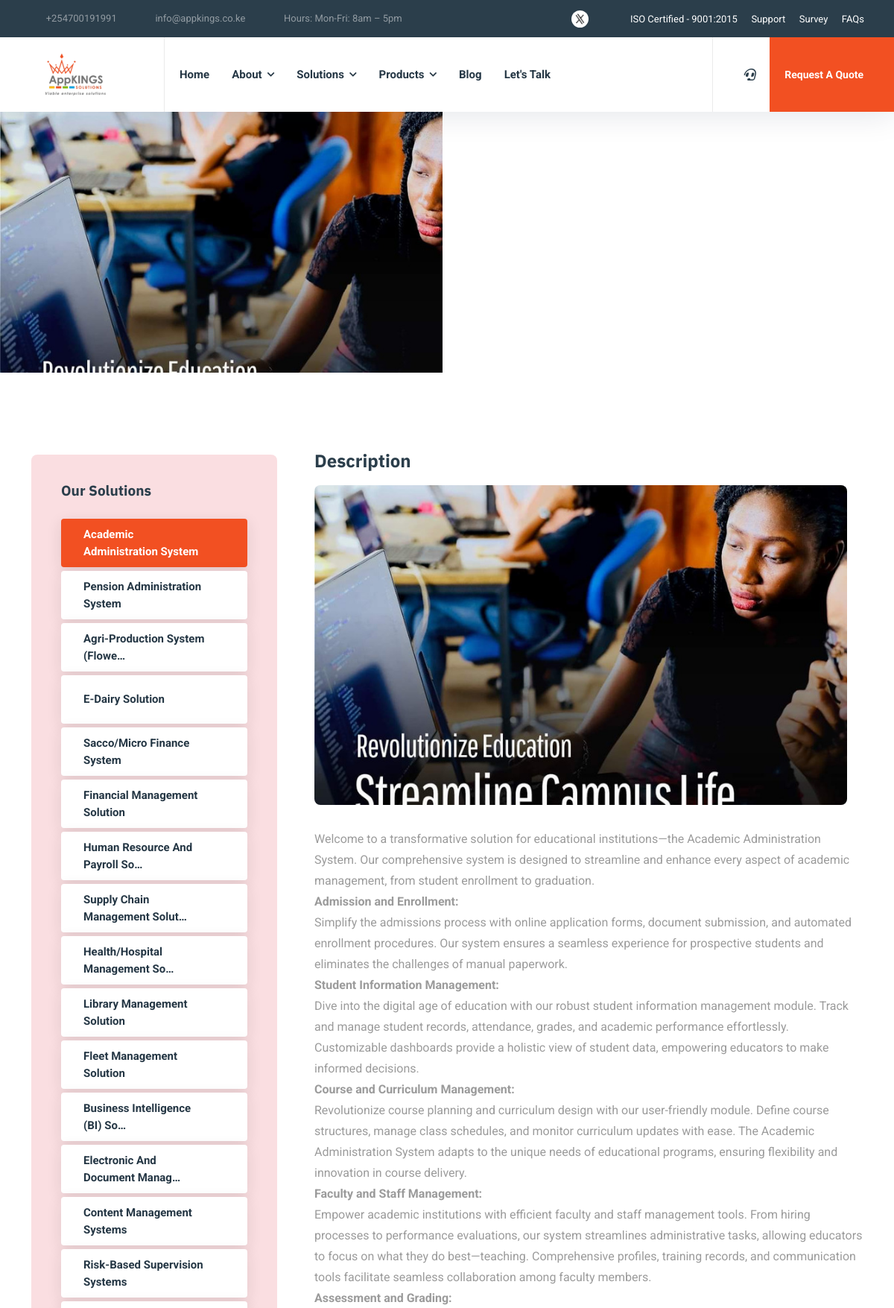
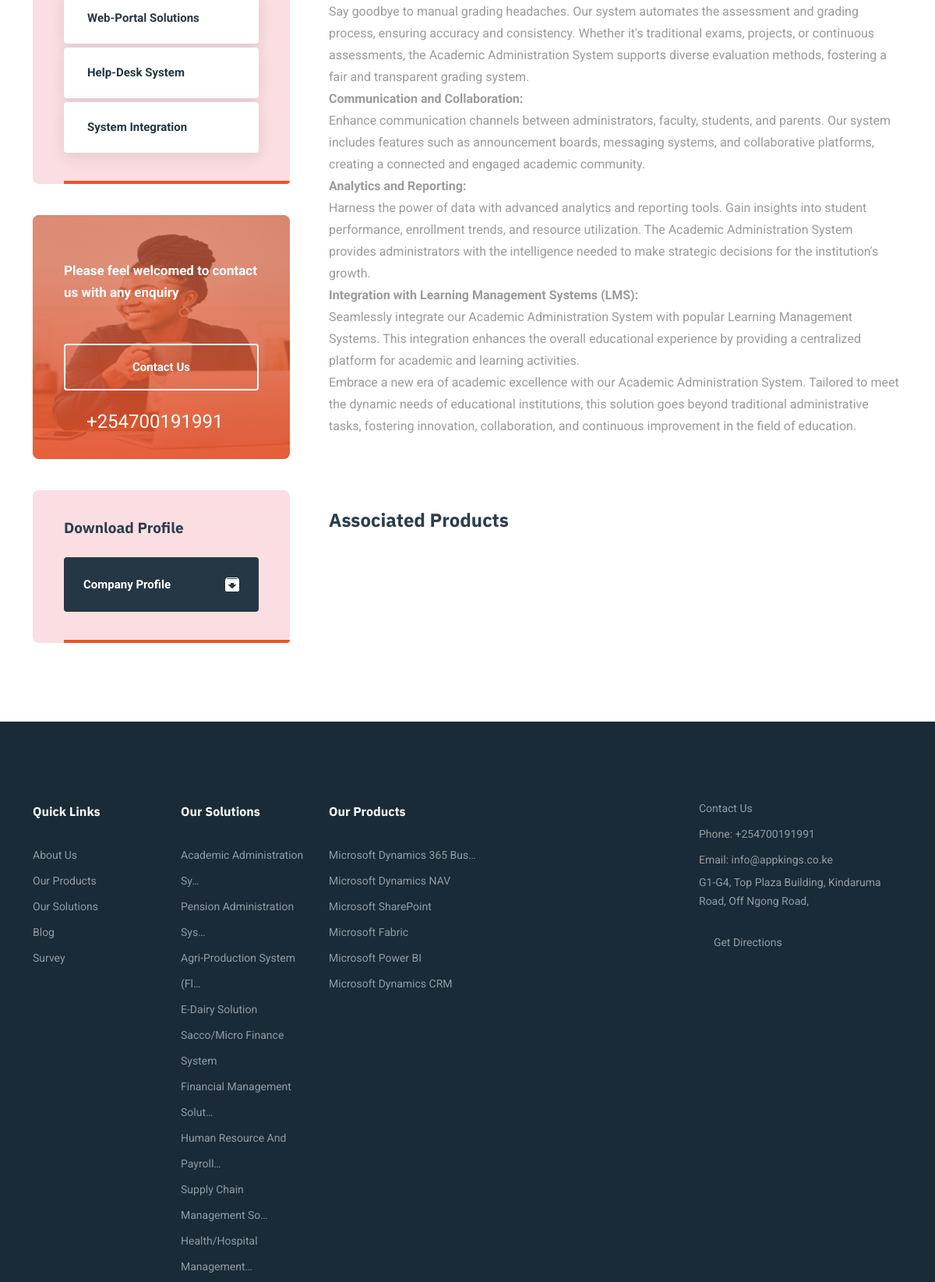
The app's page /services/academic-administration-system/ (upper part) with its own data (2 pictures, top to bottom).
### core/models.py (models this page shows, shortened)
class Service(models.Model):
    title = models.CharField(max_length=120, unique=True)
    slug = models.SlugField(max_length=150, unique=True)
    image = models.ForeignKey(PrimaryImage, null=True, blank=True, on_delete=models.CASCADE ,related_name='services')
    is_active = models.BooleanField(default=True)
    description = RichTextField()
    created_at = models.DateTimeField(auto_now_add=True)
    updated_at = models.DateTimeField(auto_now=True)
    def get_absolute_url(self):
        return reverse('core:service_detail', kwargs={'slug':self.slug})
    class Meta:
        ordering = ('-created_at',)

class PrimaryImage(models.Model):
    front_image = models.ImageField(upload_to="images/front")
    cover_image = models.ImageField(upload_to="images/back")
    created_at = models.DateTimeField(auto_now_add=True)
    class Meta:
        ordering = ('-created_at',)

class Product(models.Model):
    title = models.CharField(max_length=120, unique=True)
    slug = models.SlugField(max_length=150, unique=True)
    image = models.ForeignKey(PrimaryImage, null=True, blank=True, on_delete=models.CASCADE, related_name='products')
    is_active = models.BooleanField(default=True)
    clients = models.ManyToManyField(Client, blank=True,  related_name='products')
    services = models.ManyToManyField(Service, blank=True,  related_name='products')
    tags = models.ManyToManyField(Tag, blank=True,  related_name='products')
    description = RichTextField()
    created_at = models.DateTimeField(auto_now_add=True)
    updated_at = models.DateTimeField(auto_now=True)
    def get_absolute_url(self):
        return reverse('core:product_detail', kwargs={'slug':self.slug})
    class Meta:
        ordering = ('-created_at',)

### core/views/services.py (the view)
# urls.py: path('<slug:slug>/', views.details, name='detail'),
def detail(request, slug):
    category_url = reverse('core:services')
    service = get_object_or_404(Service, is_active=True, slug=slug)
    context = {
        'title': service.title,
        'category': 'Services',
        'category_url': category_url,
        'clients': Client.objects.filter(is_active=True),
        'services' : Service.objects.filter(is_active=True),
        'service': service,
        'hero_url': service.image.cover_image.url if service.image else None
    }
    return render(request, 'services/detail.html', context)

### core/context_processor.py (called while the page is built)
def services_products_context(request):
    return {
        'services': Service.objects.filter(is_active=True)[:6],
        'products': Product.objects.filter(is_active=True)[:6],
        'blogs': Blog.objects.filter(is_published=True)[:6],
        'gallery': Gallery.objects.filter(is_active=True).first(),
        'team_s': Team.objects.filter(is_active=True).first()
    }

### core/models.py (called while the page is built)
    def get_products_url(self):
        return reverse('core:products_by_tag', kwargs={'tag_slug':self.slug})

### templates/services/detail.html (shortened to what this page needs)
{% extends 'base.html' %}
{% block content %}
      <section class="service-single" id="service-single">
        <div class="container">
          <div class="row">
            <div class="col-12 col-lg-4 order-1">
              <div class="sidebar sidebar-service">
                <div class="widget widget-services">
                  <div class="widget-title">
                    <h5>our solutions</h5>
                  </div>
                  <div class="widget-content">
                    <ul class="list-unstyled">
                      {% for l_service in services %}
                        <li><a href="{{ l_service.get_absolute_url }}" {% if l_service == service %}style="background-color: #f25022; color:white"{% endif %} title="{{ l_service.title }}"> <span>{{ l_service.title|truncatechars:30 }}</span><i class="energia-arrow-right"></i></a></li>
                      {% endfor %}
                    </ul>
                  </div>
                </div>
                <div class="widget widget-reservation"><img src="/static/images/about/1.jpg" alt="img"/>
                  <div class="widget-content">
                    <p>Please feel welcomed to contact us with any enquiry</p><a class="btn btn--bordered btn--white" href="{% url 'core:contact' %}">Contact us</a><a href="tel:+254700191991"><span class="energia-phone-Icon"></span> +254700191991</a>
                  </div>
                </div>
                <div class="widget widget-download">
                  <div class="widget-title">
                    <h5>download profile</h5>
                  </div>
                  <div class="widget-content">
                    <ul class="list-unstyled">
                      <li class="inversed">
                        <a href="/static/profile.pdf" download> <span>company profile</span>
                        </a>
                      </li>
                    </ul>
                  </div>
                </div>
              </div>
            </div>
            <div class="col-12 col-lg-8 order-0 order-lg-2">
              <div class="service-entry">
                <div class="entry-content">
                  <div class="entry-introduction entry-infos">
                    <h5 class="entry-heading">Description</h5>
                    {% if service.image %}
                      <img src="{{ service.image.cover_image.url }}" alt="{{ service.title }}">
                    {% endif %}
                    <p class="entry-desc">{{ service.description|safe|default:'No description' }}</p>
                  </div>
                  {% if service.products.all %}
                  <div class="entry-infos projects projects-grid projects-grid-2">
                    <h5 class="entry-heading">Associated products</h5>
                  </div>
                  {% endif %}
                </div>
              </div>
            </div>
          </div>
        </div>
      </section>
      {% include 'sections/clients.html' %}
{% endblock %}

### templates/partials/footer.html (shortened to what this page needs)
<footer class="footer footer-1">
    <div class="footer-top">
        <div class="container">
            <div class="row">
                <div class="col-12 col-sm-6 col-md-6 col-lg-2">
                    <div class="footer-widget widget-links">
                        <div class="footer-widget-title">
                            <h5>Quick Links</h5>
                        </div>
                        <div class="widget-content">
                            <ul>
                                <li><a href="{% url 'core:about' %}">About Us</a></li>
                                <li><a href="{% url 'core:products' %}">Our Products</a></li>
                                <li><a href="{% url 'core:products' %}">Our Solutions</a></li>
                                <li><a href="{% url 'core:blog' %}">Blog</a></li>
                                <li><a href="{% url 'core:survey' %}">survey</a></li>
                            </ul>
                        </div>
                    </div>
                </div>
                {% if services %}
                <div class="col-12 col-sm-6 col-md-6 col-lg-2">
                    <div class="footer-widget widget-links">
                        <div class="footer-widget-title">
                            <h5>Our Solutions</h5>
                        </div>
                        <div class="widget-content">
                            <ul>
                                {% for service in services %}
                                    <li><a href="{{ service.get_absolute_url }}" title="{{ service.title }}">{{ service.title|truncatechars:27 }}</a></li>
                                {% endfor %}
                            </ul>
                        </div>
                    </div>
                </div>
                {% endif %}
                {% if products %}
                <div class="col-12 col-sm-6 col-md-6 col-lg-5">
                    <div class="footer-widget widget-links widget-icon">
                        <div class="footer-widget-title">
                            <h5>Our Products</h5>
                        </div>
                        <div class="widget-content">
                            <ul>
                                {% for product in products %}
                                    <li><a href="{{ product.get_absolute_url }}" title="{{ product.title }}">{{ product.title|truncatechars:27 }}</a></li>
                                {% endfor %}
                            </ul>
                        </div>
                    </div>
                </div>
                {% endif %}
                <div class="col-12 col-md-6 col-lg-3">
                    <div class="footer-widget widget-links">
                        <div class="widget-content">
                            <ul>
                                <li><a href="{% url 'core:contact' %}">contact us</a></li>
                                <li class="">Phone: <a href="tel:+254700191991">+254700191991</a></li>
                                <li class="">Email: <a href="mailto:info@appkings.co.ke" class="text-lowercase">info@appkings.co.ke</a>
                                </li>
                                <li class="address">
                                    <p>G1-G4, Top Plaza Building, Kindaruma Road, Off Ngong Road,
                                    </p>
                                </li>
                                <li class="directions"><a href="https://maps.app.goo.gl/Hh97P6RWPkb17RSA7"><i class="energia-location-Icon me-2"></i>get directions</a></li>
                            </ul>
                        </div>
                    </div>
                </div>
            </div>
        </div>
    </div>
</footer>

### static/css/custom.css (style rules this page uses)
:root { --global--color-primary : #f25022; --global--color-primary-90: rgba(242, 80, 34, 0.9); --global--color-primary-70: rgba(242, 80, 34, 0.7); --global--color-heading : #253745; --global--color-secondary : #2b3e4b; --global--color-body : #9b9b9b; }
.widget-reservation::before { background-image: -webkit-gradient(linear, left top, left bottom, color-stop(20%, #ec643fb4), to(#e95229)) !important; background-image: -o-linear-gradient(top, #ec643fb4 20%, #e95229 100%) !important; background-image: linear-gradient(180deg, #ec643fb4 20%, #e95229 100%) !important; }

### records on screen
Service: title "Academic Administration System", image.cover_image (picture), description "Welcome to a transformative solution for educational institutions—the Academic Administration System. Our comprehensive system is designed to streamline and enhance every aspect of academic management, from student enrollment to graduation. Admission and Enrollment: Simplify the admissions process with online application forms, document submission, and automated enrollment procedures. Our system ensures a seamless experience for prospective students and eliminates the challenges of manual paperwork. Student Information Management: Dive into the digital age of education with our robust student information management module. Track and manage student records, attendance, grades, and academic…", title "Academic Administration Sy…"
Service: title "Pension Administration System", title "Pension Administration Sys…"
Service: title "Agri-Production System (Flowe…", title "Agri-Production System (Fl…"
Service: title "E-Dairy Solution"
Service: title "Sacco/Micro Finance System"
Service: title "Financial Management Solution", title "Financial Management Solut…"
Service: title "Human Resource And Payroll So…", title "Human Resource And Payroll…"
Service: title "Supply Chain Management Solut…", title "Supply Chain Management So…"
Service: title "Health/Hospital Management So…", title "Health/Hospital Management…"
Service: title "Library Management Solution"
Service: title "Fleet Management Solution"
Service: title "Business Intelligence (BI) So…"
Service: title "Electronic And Document Manag…"
Service: title "Content Management Systems"
Service: title "Risk-Based Supervision Systems"
Service: title "Web-Portal Solutions"
Service: title "Help-Desk System"
Service: title "System Integration"
Product: title "Microsoft Dynamics 365 Bus…"
Product: title "Microsoft Dynamics NAV"
Product: title "Microsoft SharePoint"
Product: title "Microsoft Fabric"
Product: title "Microsoft Power BI"
Product: title "Microsoft Dynamics CRM"
